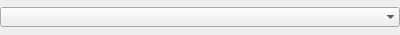
<?xml version="1.0" encoding="UTF-8"?>
<ui version="4.0">
 <class>BlockSampling</class>
 <widget class="QWidget" name="BlockSampling">
  <property name="geometry">
   <rect>
    <x>0</x>
    <y>0</y>
    <width>400</width>
    <height>35</height>
   </rect>
  </property>
  <property name="windowTitle">
   <string>Form</string>
  </property>
  <layout class="QVBoxLayout" name="verticalLayout">
   <property name="spacing">
    <number>3</number>
   </property>
   <property name="leftMargin">
    <number>0</number>
   </property>
   <property name="topMargin">
    <number>0</number>
   </property>
   <property name="rightMargin">
    <number>0</number>
   </property>
   <property name="bottomMargin">
    <number>0</number>
   </property>
   <item>
    <widget class="QComboBox" name="samplingBox">
     <property name="sizePolicy">
      <sizepolicy hsizetype="Minimum" vsizetype="Fixed">
       <horstretch>0</horstretch>
       <verstretch>0</verstretch>
      </sizepolicy>
     </property>
     <property name="currentIndex">
      <number>-1</number>
     </property>
     <property name="frame">
      <bool>false</bool>
     </property>
    </widget>
   </item>
  </layout>
 </widget>
 <resources/>
 <connections/>
</ui>
